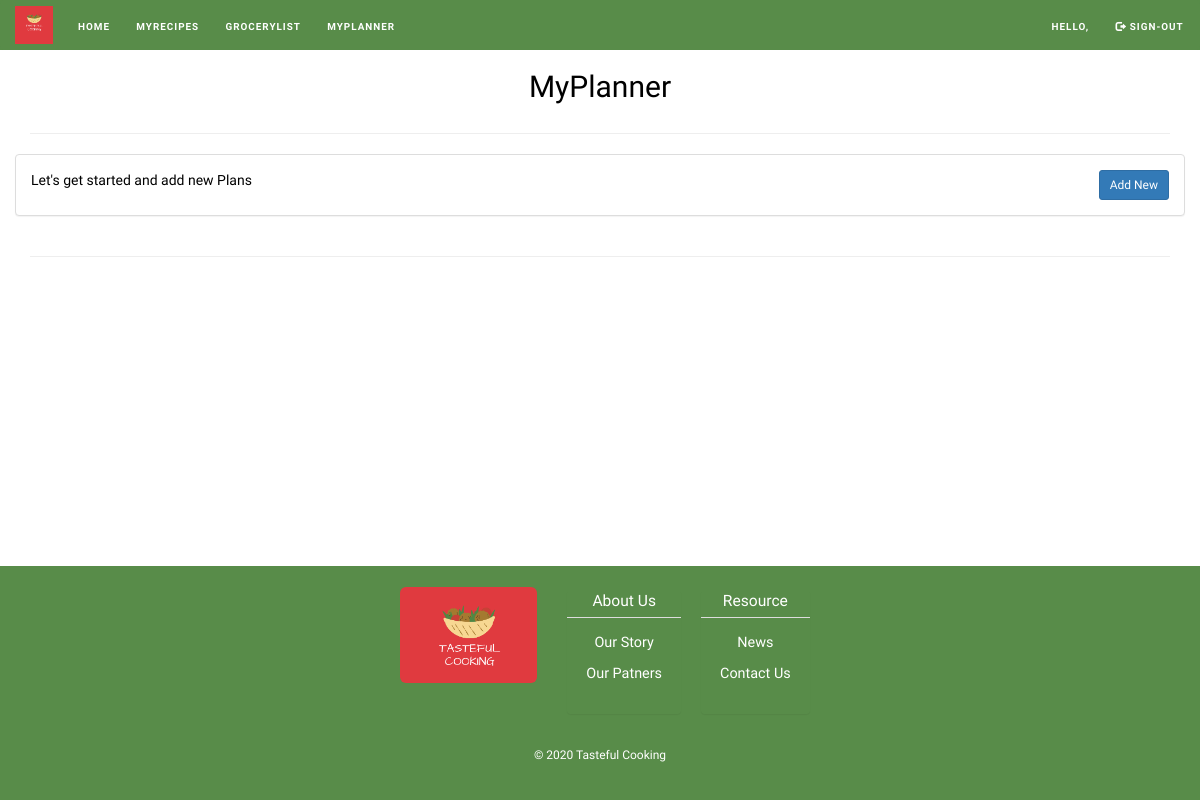
The app's page /planner/ (signed in), older data.
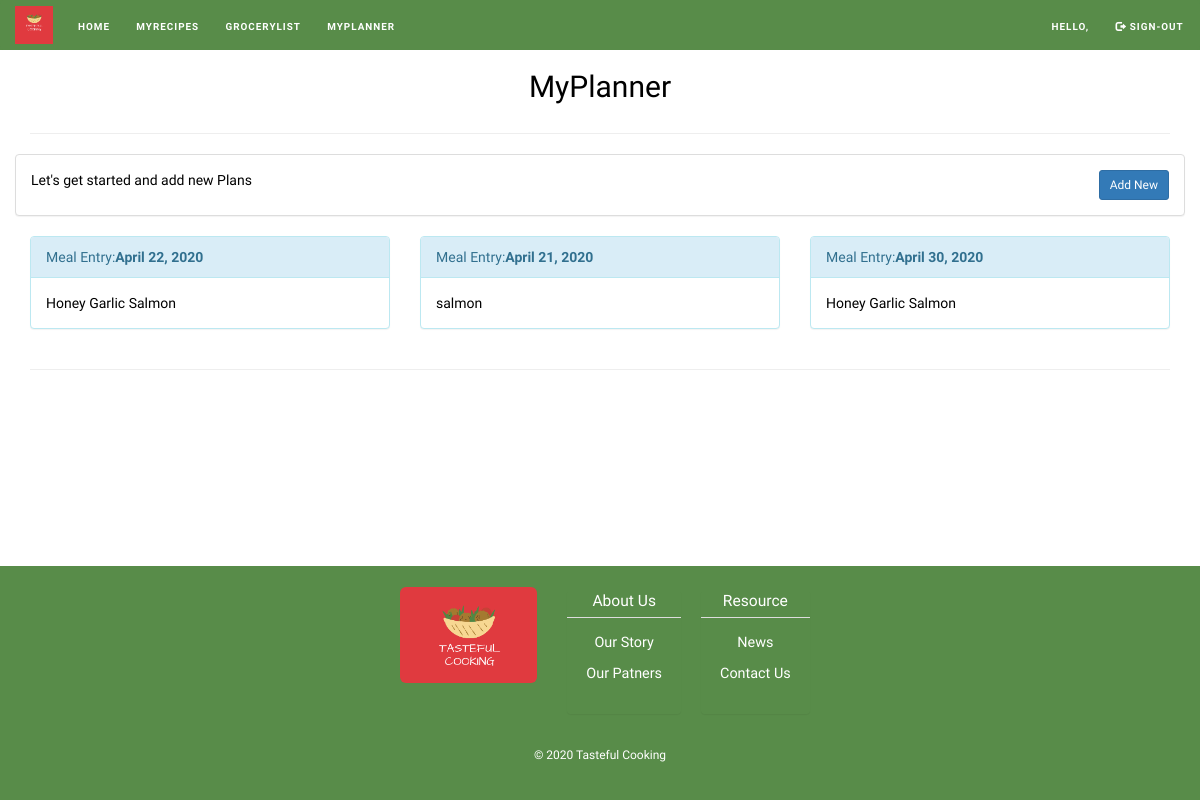
The same page, newer data.
### recipes/models.py (models this page shows)
class Planner(models.Model):
    date = models.DateField()
    recipe = models.ForeignKey(Recipe, on_delete=models.CASCADE)
    user = models.ForeignKey(User, on_delete=models.CASCADE)
    created_at = models.DateTimeField(auto_now_add=True)
    updated_at = models.DateTimeField(auto_now=True)

class Recipe(models.Model):
    title = models.CharField(max_length=20)
    description = models.CharField(verbose_name = "Directions",max_length=1000)
    cusine = models.CharField(max_length=500)
    ingredients = models.CharField(max_length=500)
    user = models.ForeignKey(User, on_delete=models.CASCADE)
    created_at = models.DateTimeField(auto_now_add=True)
    updated_at = models.DateTimeField(auto_now=True)

### recipes/views.py (the view)
# urls.py: path('planner/', planner, name='planner'), # planner home page
@login_required
def planner(request):
    planner = Planner.objects.filter(user=request.user)
    return render(request, 'planner.html', {'planners': planner})

### templates/planner.html
{% extends "base.html" %}
{% block content %}
{% load static %}
  <div class="row">
    <h2 class="text-center">MyPlanner</h2>
  </div>
  <hr>
  <div class="row">
      <div class="panel panel-default">
        <div class="panel-body">
          {% if not recipes %}
            Let's get started and add new Plans
          {% endif %}
          <a href={% url 'addplanner' %} class="btn btn-primary btn-sm pull-right">Add New</a>
        </div>
  </div>
  </div>
  {% if planners %}
  <div class="row">
    {% for planner in planners %}
    <div class="col-lg-4">
      <div class="panel panel-info">
        <div class="panel-heading">Meal Entry:<b>{{planner.date}}</b></div>
        <div class="panel-body">{{planner.recipe.title}}</div>
      </div>
    </div>
    {% endfor %}
  </div>
  {% endif %}
{% endblock %}

### templates/base.html (shortened to what this page needs)
<!DOCTYPE html>
<html lang="en">
<head>
  {% load static %}
  <link rel="stylesheet" href="https://maxcdn.bootstrapcdn.com/bootstrap/3.4.1/css/bootstrap.min.css">
  <link rel="stylesheet" href="https://cdnjs.cloudflare.com/ajax/libs/bootstrap-datepicker/1.9.0/css/bootstrap-datepicker.min.css">
  <link rel="stylesheet" type="text/css" href="{% static "styles/main.css" %}">
</head>
<body>
  <div class="site">
    <header class="site-header">
      <nav class="navbar navbar-inverse">
        <div class="container-fluid">
          <div class="navbar-header">
            <a class="navbar-brand" href="#"><img src="{% static "images/logo.png" %}" ></a>
          </div>
          <ul class="nav navbar-nav">
            <li><a class="nav-link" href="{% url 'home' %}">Home</a></li>
            <li><a class="nav-link" href="{% url 'myrecipes' %}">MyRecipes</a></li>
            <li><a class="nav-link" href="{% url 'mygrocery' %}">GroceryList</a></li>
            <li><a class="nav-link" href="{% url 'planner' %}">MyPlanner</a></li>
          </ul>
          <ul class="nav navbar-nav navbar-right">
            {% if user.is_authenticated %}
            <li><a class="nav-link" href="#">Hello,{{request.user.first_name}}</a></li>
            <li><a href="{% url 'logout' %}"><span class="glyphicon glyphicon-log-out"></span> Sign-out</a></li>
            {% else %}
              <li><a class="nav-link" href="{% url 'signup' %}"><span class="glyphicon glyphicon-user"></span> Join Free</a></li>
              <li><a class="nav-link" href="{% url 'login' %}"><span class="glyphicon glyphicon-log-in"></span> Sign-in</a></li>
          {% endif %}
        </ul>
        </div>
      </nav>
    </header>
    <div class="site-content">
      <div class="container">
        <div class="row">
          <div class="col-md-12"style="min-height: 62vh">
              {% block content %}
              {% endblock %}
              <hr>
          </div>
        </div>
      </div>
    </div>
    <footer class="site-footer">
      <div class="footer_top">
      <div class="s_image_wrapper">
        <img src="{% static "images/logo.png" %}" class="img-rounded" style="width:100%">
      </div>
      <div class="footer_right">
        <div class="panel panel-default">
          <div class="panel-heading">About Us</div>
          <div class="panel-body"><a href="{% url 'ourstory' %}">Our Story</a></div>
          <div class="panel-body"><a href="{% url 'ourpatners' %}">Our Patners</a></div>
        </div>
        <div class="panel panel-default">
          <div class="panel-heading">Resource</div>
          <div class="panel-body"><a href="{% url 'news' %}">News</a></div>
          <div class="panel-body"><a href="{% url 'contactus' %}">Contact Us</a></div>
        </div>
      </div>
    </div>
        <div class="copyright">&copy; 2020 Tasteful Cooking</div>
    </footer>
  </div>
 </body>
</html>

### recipes/static/styles/main.css (style rules this page uses)
body { font-family: 'Josefin Sans', sans-serif; color: black; }
.site { position: relative; margin: 0; padding: 0; min-height: 100vh; width: 100%; background:#588C49; }
.navbar-inverse .navbar-nav>li>a { color: #fff; padding: 17px 10px 10px; }
.site-header { width: 100%; }
.site-content { background:#ffffff; width: 100%; padding-bottom: 20px; }
.site-footer { position: relative; margin: 0; bottom: 0; height: auto; width: 100%; background: #588C49; text-align: center; font-size: 1.2rem; color: #fff; padding-bottom: 12px; }
.footer_top { display: flex; justify-content: center; padding: 24px 0 33px; }
.footer_right { display: flex; }
.s_image_wrapper { height: 96px; overflow: hidden; border-radius: 0; display: flex; width: 137px; flex: 0 0 auto; margin: -3px 20px 31px; }
.s_image_wrapper img { object-fit: cover; object-position: 0 -10px; }
.footer_right .panel { margin: 0 10px; border: none; background: transparent; }
.footer_right .panel .panel-heading { background: none; color: #fff; font-size: 1.3em; padding: 0 0 5px; margin-bottom: 10px; }
.footer_right .panel .panel-body { padding: 5px 19px; }
.footer_right .panel a { color: #fff; font-size: 1.2em; }
.navbar-inverse .navbar-nav>li>a { font-size: 1.1em; }
.navbar { text-transform: uppercase; font-weight: 700; font-size: .9rem; letter-spacing: .1rem; background: #588C49; border: none; margin: 0; }
.navbar-brand img { height: 2rem; }
.navbar-nav li { padding-right: .7em; }
.panel-heading { background-color: #588C49; color: white; }
.navbar-brand img { height: 3.8rem; margin-top: -9px; }

Row changes from the older to the newer data that the page shows:
added Planner: date "April 22, 2020", recipe "Honey Garlic Salmon"
added Planner: date "April 21, 2020", recipe "salmon"
added Planner: date "April 30, 2020", recipe "Honey Garlic Salmon"
